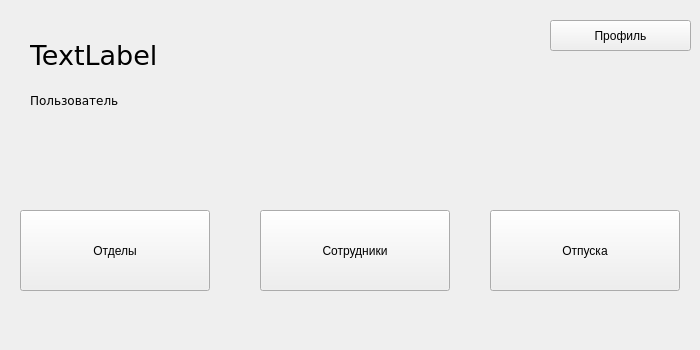
<?xml version="1.0" encoding="UTF-8"?>
<ui version="4.0">
 <class>Form</class>
 <widget class="QWidget" name="Form">
  <property name="geometry">
   <rect>
    <x>0</x>
    <y>0</y>
    <width>700</width>
    <height>350</height>
   </rect>
  </property>
  <property name="minimumSize">
   <size>
    <width>700</width>
    <height>350</height>
   </size>
  </property>
  <property name="maximumSize">
   <size>
    <width>700</width>
    <height>350</height>
   </size>
  </property>
  <property name="windowTitle">
   <string>Form</string>
  </property>
  <widget class="QPushButton" name="sections">
   <property name="geometry">
    <rect>
     <x>20</x>
     <y>210</y>
     <width>190</width>
     <height>81</height>
    </rect>
   </property>
   <property name="text">
    <string>Отделы</string>
   </property>
  </widget>
  <widget class="QPushButton" name="vacations">
   <property name="geometry">
    <rect>
     <x>490</x>
     <y>210</y>
     <width>190</width>
     <height>81</height>
    </rect>
   </property>
   <property name="text">
    <string>Отпуска</string>
   </property>
  </widget>
  <widget class="QPushButton" name="users">
   <property name="geometry">
    <rect>
     <x>260</x>
     <y>210</y>
     <width>190</width>
     <height>81</height>
    </rect>
   </property>
   <property name="text">
    <string>Сотрудники</string>
   </property>
  </widget>
  <widget class="QLabel" name="userinfo">
   <property name="geometry">
    <rect>
     <x>30</x>
     <y>10</y>
     <width>511</width>
     <height>91</height>
    </rect>
   </property>
   <property name="font">
    <font>
     <family>Verdana</family>
     <pointsize>20</pointsize>
    </font>
   </property>
   <property name="text">
    <string>TextLabel</string>
   </property>
  </widget>
  <widget class="QLabel" name="access_info">
   <property name="geometry">
    <rect>
     <x>30</x>
     <y>70</y>
     <width>161</width>
     <height>61</height>
    </rect>
   </property>
   <property name="font">
    <font>
     <family>Verdana</family>
    </font>
   </property>
   <property name="text">
    <string>Пользователь</string>
   </property>
  </widget>
  <widget class="QPushButton" name="profile_button">
   <property name="geometry">
    <rect>
     <x>550</x>
     <y>20</y>
     <width>141</width>
     <height>31</height>
    </rect>
   </property>
   <property name="text">
    <string>Профиль</string>
   </property>
  </widget>
 </widget>
 <resources/>
 <connections/>
</ui>
